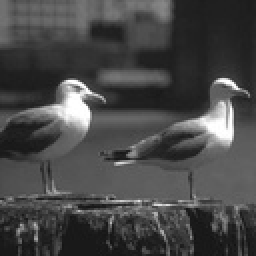
%> input picture HW6 (EASI and FastICA)/EASI (Image)/s1.jpg, 128 x 128 px, shrunk from 256 x 256 before the run (shown 2 times larger)
$ octave EASI_Image.m   (GNU Octave 9; MATLAB toolbox functions it lacks are replaced by stand-ins)
%> lines starting %> are read from the running program, lines starting %| are printed output that depends on the picture
### HW6 (EASI and FastICA)/EASI (Image)/SNR.m
function snr = SNR(s1, s2, Y)
alpha11 = (Y(:,1)' * s1)/(s1' * s1);
alpha12 = (Y(:,1)' * s2)/(s2' * s2);
alpha21 = (Y(:,2)' * s1)/(s1' * s1);
alpha22 = (Y(:,2)' * s2)/(s2' * s2);
SNR11 = max(10 * log10 (mean(s1.^2) /  mean( (s1-Y(:,1)/alpha11).^2 ) ), 10 * log10 (mean(s1.^2) /  mean( (s1+Y(:,1)/alpha11).^2 ) ));
SNR12 = max(10 * log10 (mean(s2.^2) /  mean( (s2-Y(:,1)/alpha12).^2 ) ), 10 * log10 (mean(s2.^2) /  mean( (s2+Y(:,1)/alpha12).^2 ) ));
SNR21 = max(10 * log10 (mean(s1.^2) /  mean( (s1-Y(:,2)/alpha21).^2 ) ), 10 * log10 (mean(s1.^2) /  mean( (s1+Y(:,2)/alpha21).^2 ) ));
SNR22 = max(10 * log10 (mean(s2.^2) /  mean( (s2-Y(:,2)/alpha22).^2 ) ), 10 * log10 (mean(s2.^2) /  mean( (s2+Y(:,2)/alpha22).^2 ) ));

snr = [SNR11, SNR12; SNR21, SNR22];
end

### HW6 (EASI and FastICA)/EASI (Image)/EASI_Image.m
clc
clear all
warning('off', 'all')

im1 = imread('s1.jpg');
%> im1 is the input picture: size 128x128 uint8; min 18, max 255, mean 71.7
im2 = imread('s2.jpg');
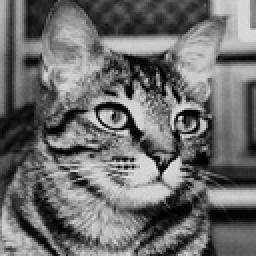
%> input picture HW6 (EASI and FastICA)/EASI (Image)/s2.jpg, 128 x 128 px, shrunk from 256 x 256 before the run (shown 2 times larger)
%> im2 is the input picture: size 128x128 uint8; min 0, max 230, mean 108.9


size1 = size(im1);
%> size1 = [128 128]
size2 = size(im2);
%> size2 = [128 128]

im1_flatten = reshape(double(im1), size(im1, 1)*size(im1, 2), 1);
im2_flatten = reshape(double(im2), size(im2, 1)*size(im2, 2), 1);

im1_flatten_mean = mean(im1_flatten);
%> im1_flatten_mean = 71.72
im1_flatten_E = sqrt(im1_flatten' * im1_flatten);
%> im1_flatten_E = 10632.9

im2_flatten_mean = mean(im2_flatten);
%> im2_flatten_mean = 108.9
im2_flatten_E = sqrt(im2_flatten' * im2_flatten);
%> im2_flatten_E = 15920.3


s1 = im1_flatten - im1_flatten_mean;
s1 = s1 ./ im1_flatten_E;

s2 = im2_flatten - im2_flatten_mean;
s2 = s2 ./ im2_flatten_E;

%%%%%%%%%%%%%%%%%%%%%%%%%%%%%%%%%%%%%%%%%%%%%%%%%%%%%%%%%%%%%%%%%%%%%%%%%%%%%%%
%%%%%%%%%%%%%%%%%%%%%%%%%%%%%%first mixing matrix%%%%%%%%%%%%%%%%%%%%%%%%%%%%%%

A = [0.61,0.54;0.58,0.87];
% [4 lines of commented-out code are left out]

S = [s1, s2];

X = A * S';
B1 = eye(2, 2);

lambda = 12e-3;

for i=1:size(X, 2)
    Y(:, i) = B1(:,:,i) * X(:, i);
    y = Y(:, i);
    g = -(tanh(y) + 0.0001*exp(-0.5*y)).^3;
    H = ( ((y*y' - eye(2))/(1 + lambda*(y')*y)) + ((g*y' - y*g')/(1 + lambda*abs((y')*g))) );
    B1(:,:,i+1) = B1(:,:,i) - lambda * H * B1(:,:,i);
    clear g H;
end
%> this loop made 16384 passes
%> (y, g, H) on passes 1 to 3: ([0.00462; 0.00592], [-1.05e-07; -2.18e-07], [-1 2.74e-05; 2.74e-05 -1]), ([0.00469; 0.00605], [-1.1e-07; -2.32e-07], [-1 2.83e-05; 2.83e-05 -1]), ([0.0048; 0.00617], [-1.18e-07; -2.47e-07], [-1 2.96e-05; 2.96e-05 -1])
clear Y;
Y = B1(:,:,end)*X;
Y = Y';

Y(:,1) = Y(:,1) ./ sqrt(Y(:,1)' *Y(:,1));
Y(:,2) = Y(:,2) ./ sqrt(Y(:,2)' *Y(:,2));


snr_matrix1 = SNR(s1(size(s1, 1)/4:end, :), s2(size(s1, 1)/4:end, :), Y(size(s1, 1)/4:end, :))
%> in SNR, `alpha11 = (Y(:,1)' * s1)/(s1' * s1);`: alpha11 = -1.53
%> in SNR, `alpha12 = (Y(:,1)' * s2)/(s2' * s2);`: alpha12 = 1.43
%> in SNR, `alpha21 = (Y(:,2)' * s1)/(s1' * s1);`: alpha21 = -1.67
%> in SNR, `alpha22 = (Y(:,2)' * s2)/(s2' * s2);`: alpha22 = -0.976
%> in SNR, `SNR11 = max(10 * log10 (mean(s1.^2) /  mean( (s1-Y(:,1)/alpha11).^2 ) ..`: SNR11 = 1.91
%> in SNR, `SNR12 = max(10 * log10 (mean(s2.^2) /  mean( (s2-Y(:,1)/alpha12).^2 ) ..`: SNR12 = -0.892
%> in SNR, `SNR21 = max(10 * log10 (mean(s1.^2) /  mean( (s1-Y(:,2)/alpha21).^2 ) ..`: SNR21 = 4.49
%> in SNR, `SNR22 = max(10 * log10 (mean(s2.^2) /  mean( (s2-Y(:,2)/alpha22).^2 ) ..`: SNR22 = -5.68
%> in SNR, `snr = [SNR11, SNR12; SNR21, SNR22];`: snr = [1.91 -0.892; 4.49 -5.68]
%> snr_matrix1 = [1.91 -0.892; 4.49 -5.68]

if snr_matrix1(1, 1) > snr_matrix1(1, 2)
    img1 = Y(:,1) * im1_flatten_E + im1_flatten_mean;
    img2 = Y(:,2) * im2_flatten_E + im2_flatten_mean;
else
    img1 = Y(:,1) * im2_flatten_E + im2_flatten_mean;
    img2 = Y(:,2) * im1_flatten_E + im1_flatten_mean;
end

img1_recovered = reshape(img1,size1(1),size1(2));
img2_recovered = reshape(img2,size2(1),size2(2));

figure('Name','First Mixing Matrix (EASI)','NumberTitle','off');
title('First Source')
subplot(2,2,1);
imshow(im1);
title('First Source')

subplot(2,2,2);
imshow(im2);
title('Second Source')


subplot(2,2,3);
imshow(uint8(img1_recovered));
title('First Output')


subplot(2,2,4);
imshow(uint8(img2_recovered));
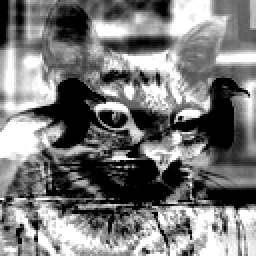
%> displayed picture: size 128x128, on the screen's scale of 0 to 255 (shown 2 times larger); min 0, max 255, mean 121.8
title('Second Output')
%%%%%%%%%%%%%%%%%%%%%%%%%%%%%%%%%%%%%%%%%%%%%%%%%%%%%%%%%%%%%%%%%%%%%%%%%%%%%%%
%%%%%%%%%%%%%%%%%%%%%%%%%%%%%%second mixing matrix%%%%%%%%%%%%%%%%%%%%%%%%%%%%%%
clear Y;
%A = [0.61,0.54;0.58,0.87];
A = [0.99,0.97;0.95,0.989];
%A = [0.65,0.64;0.48,0.54];
%A = [0.26,0.13;0.49,0.90];
%A = [0.57,0.4;0.71,0.28];

S = [s1, s2];

X = A * S';
B2 = eye(2, 2);

lambda = 118e-4;

for i=1:size(X, 2)
    Y(:, i) = B2(:,:,i) * X(:, i);
    y = Y(:, i);
    g = -(tanh(y) + 0.0001*exp(-0.5*y)).^3;
    H = ( ((y*y' - eye(2))/(1 + lambda*(y')*y)) + ((g*y' - y*g')/(1 + lambda*abs((y')*g))) );
    B2(:,:,i+1) = B2(:,:,i) - lambda * H * B2(:,:,i);
    clear g H;
end
%> this loop made 16384 passes
%> (y, g, H) on passes 1 to 3: ([0.0079; 0.00783], [-5.12e-07; -4.99e-07], [-1 6.19e-05; 6.19e-05 -1]), ([0.00802; 0.00796], [-5.36e-07; -5.23e-07], [-1 6.38e-05; 6.38e-05 -1]), ([0.00821; 0.00814], [-5.74e-07; -5.6e-07], [-1 6.69e-05; 6.69e-05 -1])
clear Y;
Y = B2(:,:,end)*X;
Y = Y';

Y(:,1) = Y(:,1) ./ sqrt(Y(:,1)' *Y(:,1));
Y(:,2) = Y(:,2) ./ sqrt(Y(:,2)' *Y(:,2));


snr_matrix2 = SNR(s1(size(s1, 1)/4:end, :), s2(size(s1, 1)/4:end, :), Y(size(s1, 1)/4:end, :))
%> snr_matrix2 = [-0.258 1.27; 6.88 -8.29]

if snr_matrix2(1, 1) > snr_matrix2(1, 2)
    img1 = Y(:,1) * im1_flatten_E + im1_flatten_mean;
    img2 = Y(:,2) * im2_flatten_E + im2_flatten_mean;
else
    img1 = Y(:,1) * im2_flatten_E + im2_flatten_mean;
    img2 = Y(:,2) * im1_flatten_E + im1_flatten_mean;
end

img1_recovered = reshape(img1,size1(1),size1(2));
img2_recovered = reshape(img2,size2(1),size2(2));

figure('Name','Second Mixing Matrix (EASI)','NumberTitle','off');
title('First Source')
subplot(2,2,1);
imshow(im1);
title('First Source')

subplot(2,2,2);
imshow(im2);
title('Second Source')

subplot(2,2,3);
imshow(uint8(img1_recovered));
title('First Output')


subplot(2,2,4);
imshow(uint8(img2_recovered));
title('Second Output')

%%%%%%%%%%%%%%%%%%%%%%%%%%%%%%%%%%%%%%%%%%%%%%%%%%%%%%%%%%%%%%%%%%%%%%%%%%%%%%%
%%%%%%%%%%%%%%%%%%%%%%%%%%%%%%third mixing matrix%%%%%%%%%%%%%%%%%%%%%%%%%%%%%%
clear Y;
%A = [0.61,0.54;0.58,0.87];
%A = [0.99,0.97;0.95,0.989];
A = [0.65,0.64;0.48,0.54];
%A = [0.26,0.13;0.49,0.90];
%A = [0.57,0.4;0.71,0.28];

S = [s1, s2];

X = A * S';
B3 = eye(2, 2);

lambda = 115e-4;

for i=1:size(X, 2)
    Y(:, i) = B3(:,:,i) * X(:, i);
    y = Y(:, i);
    g = -(tanh(y) + 0.0001*exp(-0.5*y)).^3;
    H = ( ((y*y' - eye(2))/(1 + lambda*(y')*y)) + ((g*y' - y*g')/(1 + lambda*abs((y')*g))) );
    B3(:,:,i+1) = B3(:,:,i) - lambda * H * B3(:,:,i);
    clear g H;
end
%> this loop made 16384 passes
%> (y, g, H) on passes 1 to 3: ([0.0052; 0.00413], [-1.49e-07; -7.56e-08], [-1 2.15e-05; 2.15e-05 -1]), ([0.00528; 0.0042], [-1.56e-07; -7.94e-08], [-1 2.22e-05; 2.22e-05 -1]), ([0.0054; 0.00429], [-1.67e-07; -8.48e-08], [-1 2.32e-05; 2.32e-05 -1])
clear Y;
Y = B3(:,:,end)*X;
Y = Y';

Y(:,1) = Y(:,1) ./ sqrt(Y(:,1)' *Y(:,1));
Y(:,2) = Y(:,2) ./ sqrt(Y(:,2)' *Y(:,2));


snr_matrix3 = SNR(s1(size(s1, 1)/4:end, :), s2(size(s1, 1)/4:end, :), Y(size(s1, 1)/4:end, :))
%> snr_matrix3 = [-6.35 7.71; 13.6 -16.52]

if snr_matrix3(1, 1) > snr_matrix3(1, 2)
    img1 = Y(:,1) * im1_flatten_E + im1_flatten_mean;
    img2 = Y(:,2) * im2_flatten_E + im2_flatten_mean;
else
    img1 = Y(:,1) * im2_flatten_E + im2_flatten_mean;
    img2 = Y(:,2) * im1_flatten_E + im1_flatten_mean;
end

img1_recovered = reshape(img1,size1(1),size1(2));
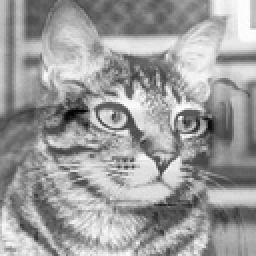
%> img1_recovered: size 128x128 double (shown 2 times larger); min -296.1, max 360.2, mean 108.9; drawn with min black and max white
img2_recovered = reshape(img2,size2(1),size2(2));
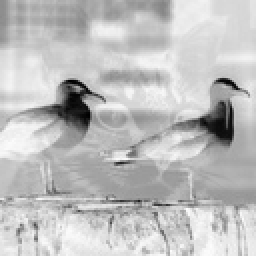
%> img2_recovered: size 128x128 double (shown 2 times larger); min -313.8, max 201.5, mean 71.7; drawn with min black and max white

figure('Name','Third Mixing Matrix (EASI)','NumberTitle','off');
title('First Source')
subplot(2,2,1);
imshow(im1);
title('First Source')

subplot(2,2,2);
imshow(im2);
title('Second Source')

subplot(2,2,3);
imshow(uint8(img1_recovered));
title('First Output')


subplot(2,2,4);
imshow(uint8(img2_recovered));
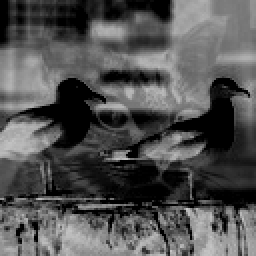
%> displayed picture: size 128x128, on the screen's scale of 0 to 255 (shown 2 times larger); min 0, max 202, mean 82.3
title('Second Output')

%%%%%%%%%%%%%%%%%%%%%%%%%%%%%%%%%%%%%%%%%%%%%%%%%%%%%%%%%%%%%%%%%%%%%%%%%%%%%%%
%%%%%%%%%%%%%%%%%%%%%%%%%%%%%%fourth mixing matrix%%%%%%%%%%%%%%%%%%%%%%%%%%%%%%
clear Y;
%A = [0.61,0.54;0.58,0.87];
%A = [0.99,0.97;0.95,0.989];
%A = [0.65,0.64;0.48,0.54];
A = [0.26,0.13;0.49,0.90];
%A = [0.57,0.4;0.71,0.28];

S = [s1, s2];

X = A * S';
B4 = eye(2, 2);

lambda = 11e-3;

for i=1:size(X, 2)
    Y(:, i) = B4(:,:,i) * X(:, i);
    y = Y(:, i);
    g = -(tanh(y) + 0.0001*exp(-0.5*y)).^3;
    H = ( ((y*y' - eye(2))/(1 + lambda*(y')*y)) + ((g*y' - y*g')/(1 + lambda*abs((y')*g))) );
    B4(:,:,i+1) = B4(:,:,i) - lambda * H * B4(:,:,i);
    clear g H;
end
%> this loop made 16384 passes
%> (y, g, H) on passes 1 to 3: ([0.00154; 0.00571], [-4.42e-09; -1.96e-07], [-1 8.79e-06; 8.79e-06 -1]), ([0.00155; 0.00584], [-4.49e-09; -2.09e-07], [-1 9.05e-06; 9.05e-06 -1]), ([0.00159; 0.00595], [-4.84e-09; -2.21e-07], [-1 9.47e-06; 9.47e-06 -1])
clear Y;
Y = B4(:,:,end)*X;
Y = Y';

Y(:,1) = Y(:,1) ./ sqrt(Y(:,1)' *Y(:,1));
Y(:,2) = Y(:,2) ./ sqrt(Y(:,2)' *Y(:,2));


snr_matrix4 = SNR(s1(size(s1, 1)/4:end, :), s2(size(s1, 1)/4:end, :), Y(size(s1, 1)/4:end, :))

if snr_matrix4(1, 1) > snr_matrix4(1, 2)
    img1 = Y(:,1) * im1_flatten_E + im1_flatten_mean;
    img2 = Y(:,2) * im2_flatten_E + im2_flatten_mean;
else
    img1 = Y(:,1) * im2_flatten_E + im2_flatten_mean;
    img2 = Y(:,2) * im1_flatten_E + im1_flatten_mean;
end

img1_recovered = reshape(img1,size1(1),size1(2));
img2_recovered = reshape(img2,size2(1),size2(2));

figure('Name','Fourth Mixing Matrix (EASI)','NumberTitle','off');
title('First Source')
subplot(2,2,1);
imshow(im1);
title('First Source')

subplot(2,2,2);
imshow(im2);
title('Second Source')

subplot(2,2,3);
imshow(uint8(img1_recovered));
title('First Output')


subplot(2,2,4);
imshow(uint8(img2_recovered));
title('Second Output')

%%%%%%%%%%%%%%%%%%%%%%%%%%%%%%%%%%%%%%%%%%%%%%%%%%%%%%%%%%%%%%%%%%%%%%%%%%%%%%%
%%%%%%%%%%%%%%%%%%%%%%%%%%%%%%fifth mixing matrix%%%%%%%%%%%%%%%%%%%%%%%%%%%%%%
clear Y;
% [4 lines of commented-out code are left out]
A = [0.57,0.4;0.71,0.28];

S = [s1, s2];

X = A * S';
B5 = eye(2, 2);

lambda = 12e-3;

for i=1:size(X, 2)
    Y(:, i) = B5(:,:,i) * X(:, i);
    y = Y(:, i);
    g = -(tanh(y) + 0.0001*exp(-0.5*y)).^3;
    H = ( ((y*y' - eye(2))/(1 + lambda*(y')*y)) + ((g*y' - y*g')/(1 + lambda*abs((y')*g))) );
    B5(:,:,i+1) = B5(:,:,i) - lambda * H * B5(:,:,i);
    clear g H;
end
clear Y;
Y = B5(:,:,end)*X;
Y = Y';

Y(:,1) = Y(:,1) ./ sqrt(Y(:,1)' *Y(:,1));
Y(:,2) = Y(:,2) ./ sqrt(Y(:,2)' *Y(:,2));


snr_matrix5 = SNR(s1(size(s1, 1)/4:end, :), s2(size(s1, 1)/4:end, :), Y(size(s1, 1)/4:end, :))

if snr_matrix5(1, 1) > snr_matrix5(1, 2)
    img1 = Y(:,1) * im1_flatten_E + im1_flatten_mean;
    img2 = Y(:,2) * im2_flatten_E + im2_flatten_mean;
else
    img1 = Y(:,1) * im2_flatten_E + im2_flatten_mean;
    img2 = Y(:,2) * im1_flatten_E + im1_flatten_mean;
end

img1_recovered = reshape(img1,size1(1),size1(2));
img2_recovered = reshape(img2,size2(1),size2(2));
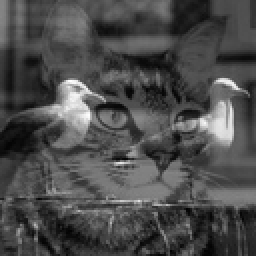
%> img2_recovered: size 128x128 double (shown 2 times larger); min -137.3, max 684.1, mean 108.9; drawn with min black and max white

figure('Name','Fifth Mixing Matrix (EASI)','NumberTitle','off');
title('First Source')
subplot(2,2,1);
imshow(im1);
title('First Source')

subplot(2,2,2);
imshow(im2);
title('Second Source')

subplot(2,2,3);
imshow(uint8(img1_recovered));
title('First Output')


subplot(2,2,4);
imshow(uint8(img2_recovered));
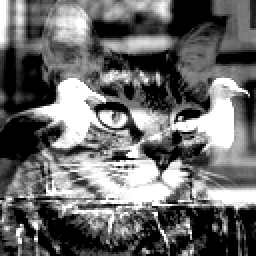
%> displayed picture: size 128x128, on the screen's scale of 0 to 255 (shown 2 times larger); min 0, max 255, mean 105.8
title('Second Output')
%%%%%%%%%%%%%%%%%%%%%%%%%%%%%%%%%%%%%%%%%%%%%%%%%%%%%%%%%%%%%%%%%%%%%%%%%%%%%%%%%%%%%%%%
disp('The ith row of the SNR matrix gives SNR of ith output with respect to all sources.')
disp('--------------------------------------------------------------------------------------')
disp('In adaptive applications, we can use only EASI algorithm. And also whenever source signals have a long length')
disp('(like high resolution images) FastICA may not work due to large amount of computations. So we have to use EASI instead.')
disp('Since MIM (Mutual Info. Min.) algorithm is not adaptive, it is not suitable fo image signals.')
